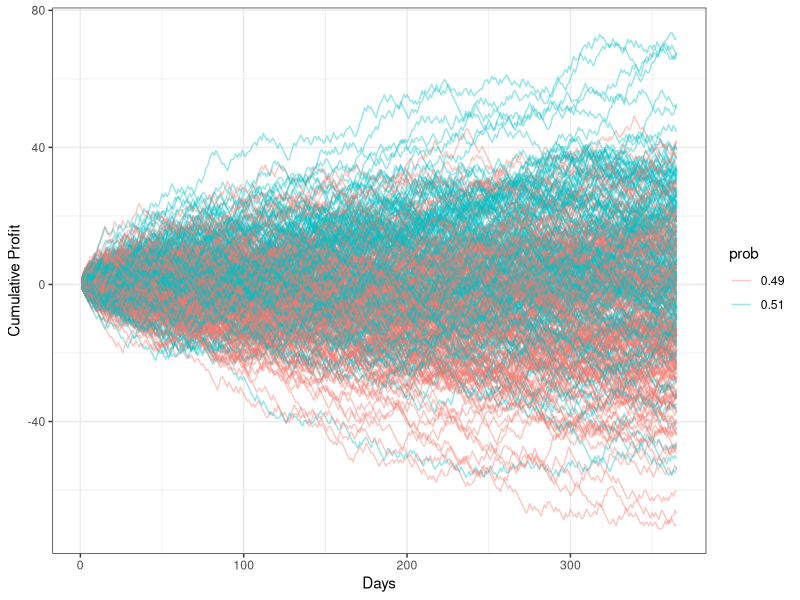
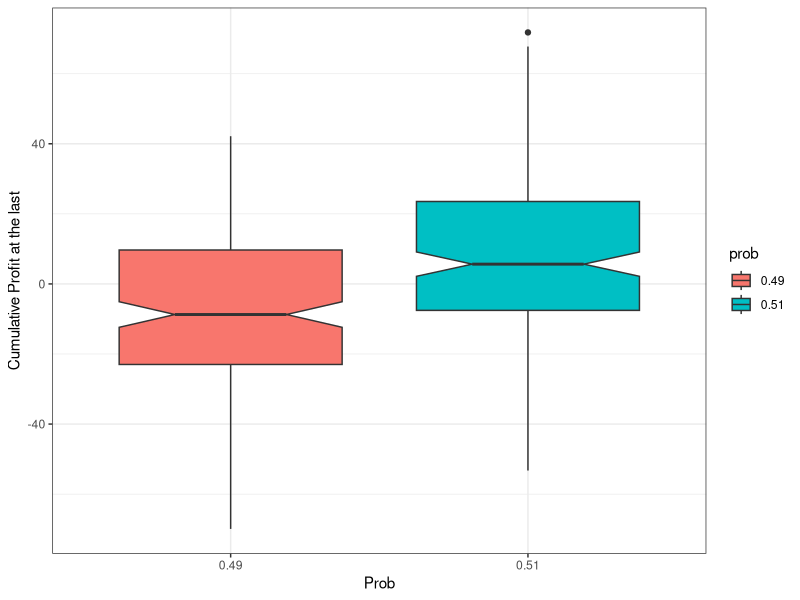
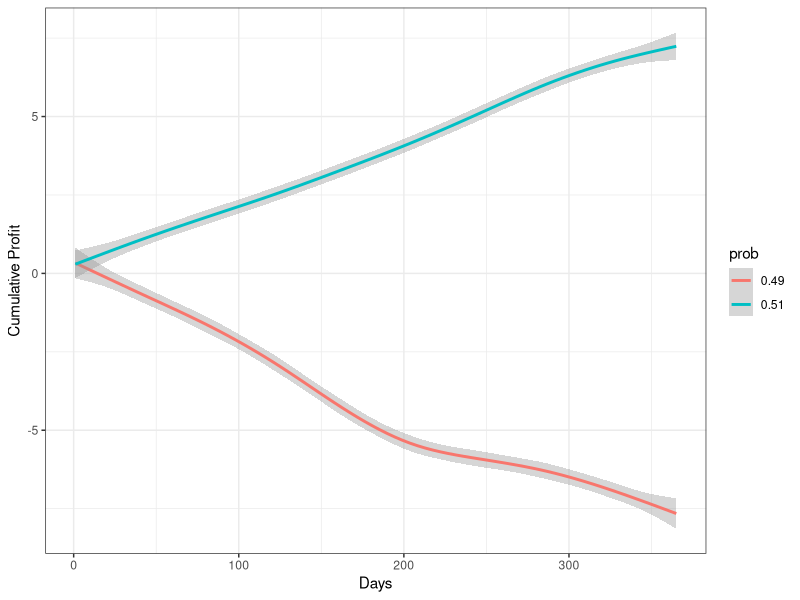
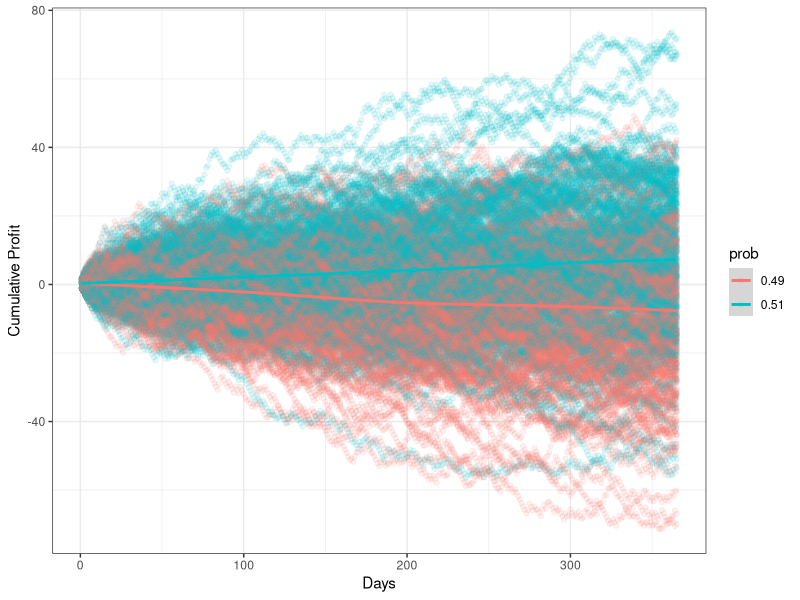
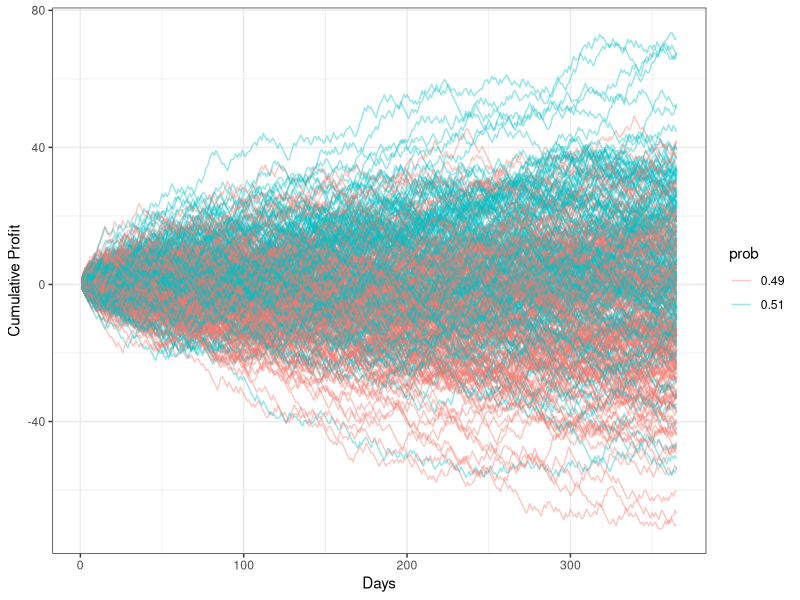
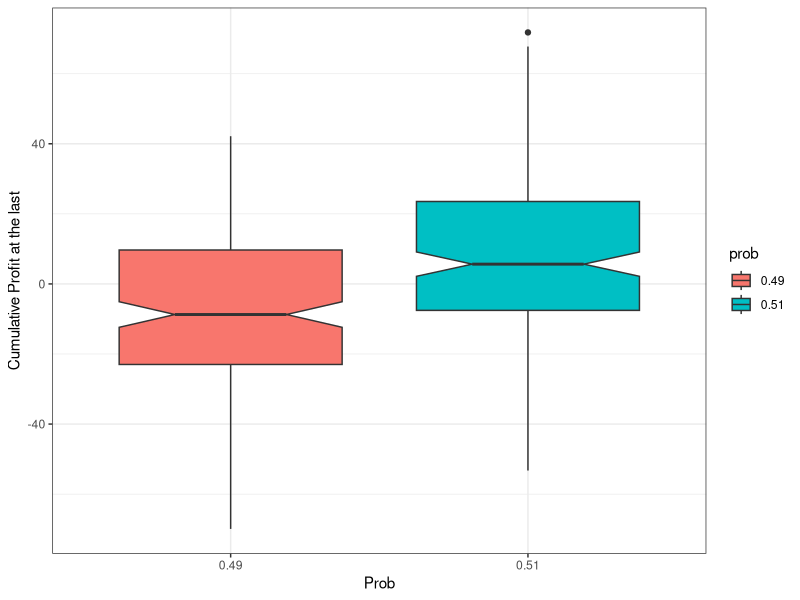
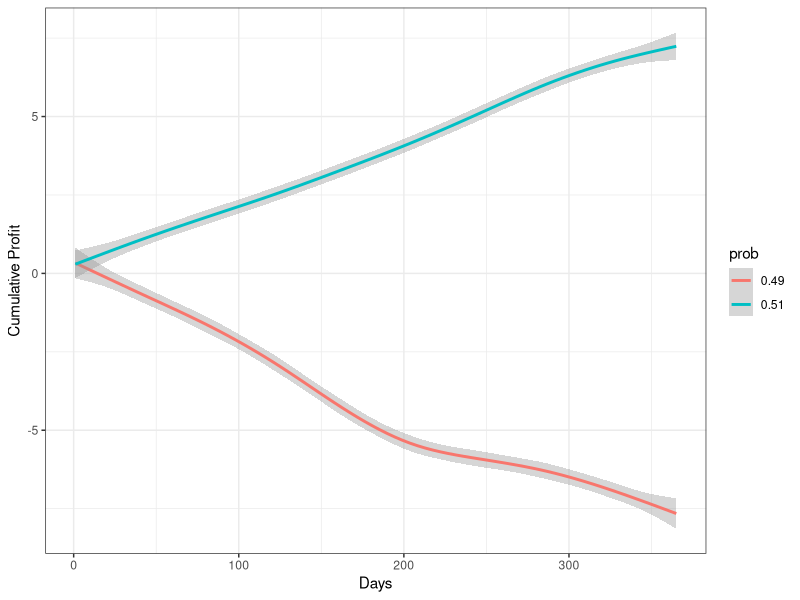
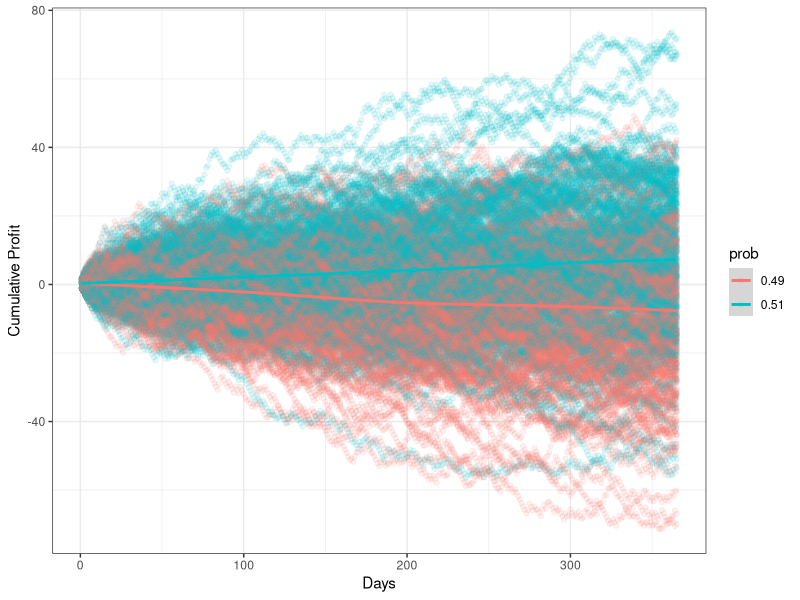

These figures' R source, in order:
#***************************************
# lecture09 - simple prob simulation
# jangsea.park@gmail.com
# 2016-07-05
#***************************************

# install.packages --------------------------------------------------------

# required packages
required_pkgs <- c('uuid',
                   'ggplot2')
# installed packages' names
inst_pkgs <- rownames(installed.packages())
# new packages
new_pkgs <- required_pkgs[!(required_pkgs %in% inst_pkgs)]
# install packages
if (length(new_pkgs) != 0) install.packages(new_pkgs)

# load packages -----------------------------------------------------------

library(uuid)
library(ggplot2)

# make simulation ---------------------------------------------------------

set.seed(1234)
trial <- 365
repeatation <- 200
prob1 <- .51
prob2 <- .49
sim_df <- data.frame()
for (i in seq(repeatation)) {
    id1 <- rep(UUIDgenerate(), trial)
    id2 <- rep(UUIDgenerate(), trial)
    t <- 1:trial
    group1 <- rep(as.character(prob1), trial)
    group2 <- rep(as.character(prob2), trial)
    profit1 <- cumsum(rbinom(trial, 1, prob1) * runif(trial, 1, 3) - 1)
    profit2 <- cumsum(rbinom(trial, 1, prob2) * runif(trial, 1, 3) - 1)
    temp_df <- data.frame(id=c(id1, id2), 
                          t=c(t, t), 
                          profit=c(profit1, profit2), 
                          prob=c(group1, group2))
    sim_df <- rbind(sim_df, temp_df)
} 

# draw line plot ----------------------------------------------------------

# make plot
p_line <- 
    ggplot(sim_df, aes(x=t, y=profit, group=id, color=prob)) +
    geom_line(alpha=.4) +
    theme_bw() +
    xlab('Days') +
    ylab('Cumulative Profit')

# print plot
print(p_line)

# save image file
ggsave('sim_line_plot.png', width=10, height=6)


# draw boxplot ------------------------------------------------------------

# draw boxplot
p_box <- 
    ggplot(sim_df[sim_df$t == trial,], aes(x=prob, y=profit, fill=prob)) +
    geom_boxplot(notch=T) +
    theme_bw() +
    xlab('Prob') +
    ylab('Cumulative Profit at the last')

# print boxplot
print(p_box)

# save image file
ggsave('sim_boxplot.png', width=6, height=6)


# draw smoothing line -----------------------------------------------------

# draw smooth line
p_smooth <- 
    ggplot(sim_df, aes(x=t, y=profit, color=prob)) +
    theme_bw() +
    geom_smooth() +
    xlab('Days') +
    ylab('Cumulative Profit')

# print smooth line
print(p_smooth)

# save image file
ggsave('sim_smooth_line.png', width=10, height=6)

# draw smooth line with points
p_smooth_wp <- 
    ggplot(sim_df, aes(x=t, y=profit, color=prob)) +
    theme_bw() +
    geom_point(alpha=.1) +
    geom_smooth() +
    xlab('Days') +
    ylab('Cumulative Profit')

# print smooth line with points
print(p_smooth_wp)

# save image
ggsave('sim_smooth_line_wp.png', width=10, height=6)
